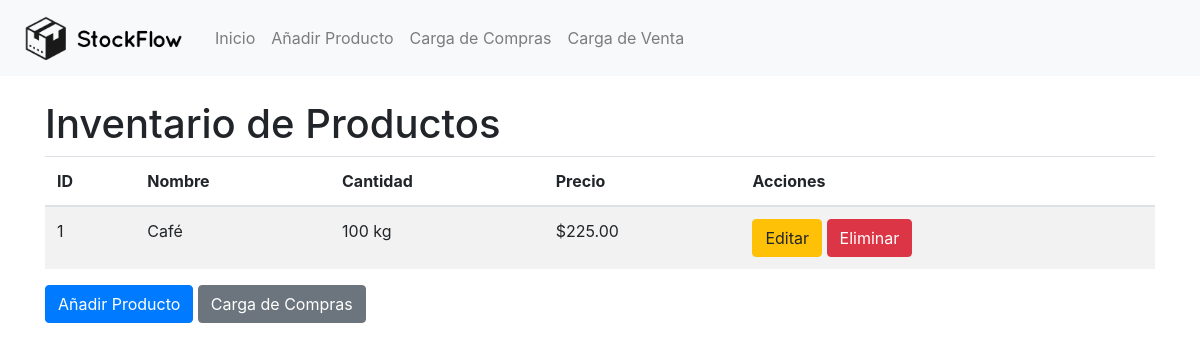
Before: / with the older database file.
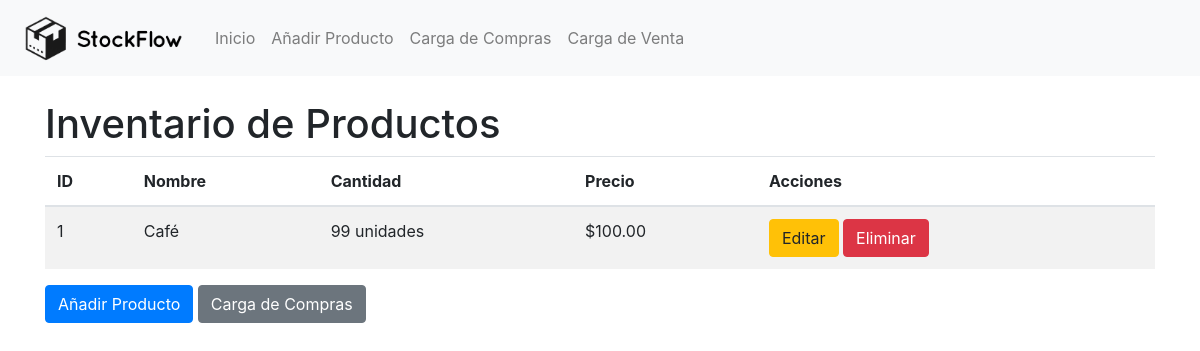
After: the same page with the newer database file.
### tables this page shows
CREATE TABLE productos (
        id INTEGER PRIMARY KEY AUTOINCREMENT,
        nombre TEXT,
        cantidad INTEGER,
        precio REAL,
        unidad_medida TEXT DEFAULT 'unidades'
    );

### app.py (the view)
@app.route('/')
def index():
    productos = get_productos()
    return render_template('index.html', productos=productos)

### app.py (called while the page is built)
def get_db():
    if 'db' not in g:
        g.db = sqlite3.connect('inventario.db')
        g.db.row_factory = sqlite3.Row
    return g.db

def get_productos():
    db = get_db()
    c = db.cursor()
    c.execute("SELECT * FROM productos")
    rows = c.fetchall()
    productos = [dict(row) for row in rows]
    return productos

### templates/index.html (shortened to what this page needs)
{% extends "base.html" %}
{% block content %}
    <h1>Inventario de Productos</h1>
    <table class="table table-striped">
        <thead>
            <tr>
                <th>ID</th>
                <th>Nombre</th>
                <th>Cantidad</th>
                <th>Precio</th>
                <th>Acciones</th>
            </tr>
        </thead>
        <tbody>
            {% for producto in productos %}
            <tr>
                <td>{{ producto['id'] }}</td>
                <td>{{ producto['nombre'] }}</td>
                <td>{{ "{:,}".format(producto['cantidad']) }} {{ 'unidades' if producto['unidad_medida'] == 'unidad' else producto['unidad_medida'] }}</td>
                <td>${{ "{:,.2f}".format(producto['precio']) }}</td>
                <td>
                    <a href="{{ url_for('edit_product', id=producto['id']) }}" class="btn btn-warning">Editar</a>
                    <form action="{{ url_for('delete_product', id=producto['id']) }}" method="post" style="display:inline;">
                        <button type="submit" class="btn btn-danger">Eliminar</button>
                    </form>
                </td>
            </tr>
            {% endfor %}
        </tbody>
    </table>
    <div class="mt-3">
        <a href="{{ url_for('add_product') }}" class="btn btn-primary">Añadir Producto</a>
        <a href="{{ url_for('carga_compras') }}" class="btn btn-secondary">Carga de Compras</a>
    </div>
{% endblock %}

### templates/base.html (shortened to what this page needs)
<!DOCTYPE html>
<html lang="en">
<head>
    <link rel="stylesheet" href="https://maxcdn.bootstrapcdn.com/bootstrap/4.0.0/css/bootstrap.min.css">
</head>
<body>
    <nav class="navbar navbar-expand-lg navbar-light bg-light">
        <a class="navbar-brand" href="{{ url_for('index') }}">
            <img src="{{ url_for('static', filename='images/logo.png') }}" width="175" height="50" alt="">
        </a>
        <div class="collapse navbar-collapse" id="navbarNav">
            <ul class="navbar-nav">
                <li class="nav-item">
                    <a class="nav-link" href="{{ url_for('index') }}">Inicio</a>
                </li>
                <li class="nav-item">
                    <a class="nav-link" href="{{ url_for('add_product') }}">Añadir Producto</a>
                </li>
                <li class="nav-item">
                    <a class="nav-link" href="{{ url_for('carga_compras') }}">Carga de Compras</a>
                </li>
                <li class="nav-item">
                    <a class="nav-link" href="{{ url_for('carga_venta') }}">Carga de Venta</a>
                </li>
            </ul>
        </div>
    </nav>
    <div class="container mt-4">
        {% block content %}{% endblock %}
    </div>
</body>
</html>

Changed rows visible on the page:
changed productos "Café": cantidad "100" → "99"; unidad_medida "kg" → "unidades"; precio "225.00" → "100.00"
